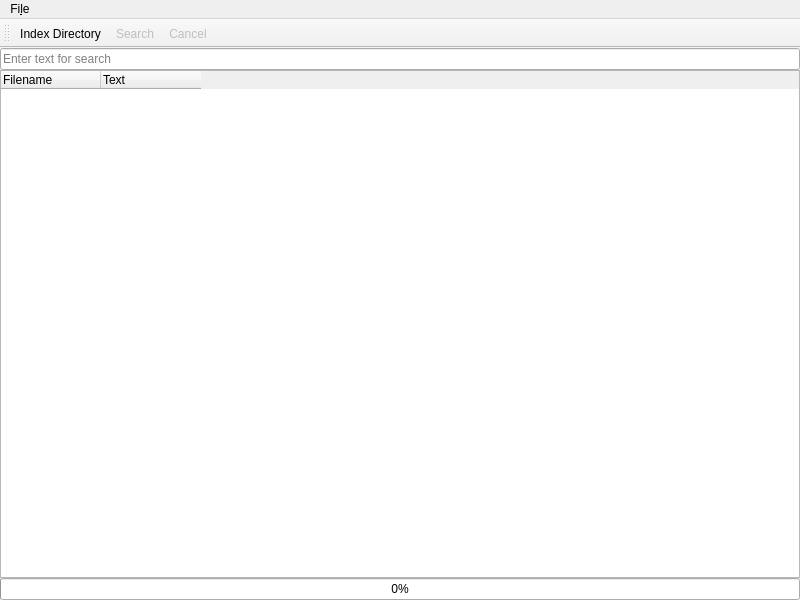
<?xml version="1.0" encoding="UTF-8"?>
<ui version="4.0">
 <class>MainWindow</class>
 <widget class="QMainWindow" name="MainWindow">
  <property name="geometry">
   <rect>
    <x>0</x>
    <y>0</y>
    <width>800</width>
    <height>600</height>
   </rect>
  </property>
  <property name="windowTitle">
   <string>TextFinder</string>
  </property>
  <widget class="QWidget" name="centralWidget">
   <property name="enabled">
    <bool>true</bool>
   </property>
   <property name="layoutDirection">
    <enum>Qt::LeftToRight</enum>
   </property>
   <layout class="QVBoxLayout" name="verticalLayout_2">
    <property name="spacing">
     <number>0</number>
    </property>
    <property name="leftMargin">
     <number>0</number>
    </property>
    <property name="topMargin">
     <number>0</number>
    </property>
    <property name="rightMargin">
     <number>0</number>
    </property>
    <property name="bottomMargin">
     <number>0</number>
    </property>
    <item>
     <widget class="QLineEdit" name="lineEdit">
      <property name="placeholderText">
       <string>Enter text for search</string>
      </property>
     </widget>
    </item>
    <item>
     <widget class="QTreeWidget" name="treeWidget">
      <property name="dragEnabled">
       <bool>false</bool>
      </property>
      <property name="alternatingRowColors">
       <bool>false</bool>
      </property>
      <property name="sortingEnabled">
       <bool>false</bool>
      </property>
      <property name="animated">
       <bool>true</bool>
      </property>
      <attribute name="headerCascadingSectionResizes">
       <bool>false</bool>
      </attribute>
      <attribute name="headerMinimumSectionSize">
       <number>100</number>
      </attribute>
      <attribute name="headerStretchLastSection">
       <bool>false</bool>
      </attribute>
      <column>
       <property name="text">
        <string>Filename</string>
       </property>
      </column>
      <column>
       <property name="text">
        <string>Text</string>
       </property>
      </column>
     </widget>
    </item>
    <item>
     <widget class="QProgressBar" name="progressBar">
      <property name="value">
       <number>0</number>
      </property>
     </widget>
    </item>
   </layout>
  </widget>
  <widget class="QMenuBar" name="menuBar">
   <property name="geometry">
    <rect>
     <x>0</x>
     <y>0</y>
     <width>800</width>
     <height>22</height>
    </rect>
   </property>
   <widget class="QMenu" name="menuFile">
    <property name="title">
     <string>Fi&amp;le</string>
    </property>
    <addaction name="actionIndex_Directory"/>
    <addaction name="actionSearch"/>
    <addaction name="actionCancel"/>
    <addaction name="separator"/>
    <addaction name="actionExit"/>
   </widget>
   <addaction name="menuFile"/>
  </widget>
  <widget class="QToolBar" name="toolBar">
   <property name="windowTitle">
    <string>toolBar</string>
   </property>
   <attribute name="toolBarArea">
    <enum>TopToolBarArea</enum>
   </attribute>
   <attribute name="toolBarBreak">
    <bool>false</bool>
   </attribute>
   <addaction name="actionIndex_Directory"/>
   <addaction name="actionSearch"/>
   <addaction name="actionCancel"/>
  </widget>
  <action name="actionIndex_Directory">
   <property name="text">
    <string>&amp;Index Directory</string>
   </property>
   <property name="toolTip">
    <string>Index Directory</string>
   </property>
  </action>
  <action name="actionExit">
   <property name="text">
    <string>&amp;Exit</string>
   </property>
  </action>
  <action name="actionCancel">
   <property name="enabled">
    <bool>false</bool>
   </property>
   <property name="text">
    <string>Cancel</string>
   </property>
   <property name="toolTip">
    <string>Cancel</string>
   </property>
   <property name="visible">
    <bool>true</bool>
   </property>
  </action>
  <action name="actionSearch">
   <property name="enabled">
    <bool>false</bool>
   </property>
   <property name="text">
    <string>Search</string>
   </property>
   <property name="toolTip">
    <string>Search</string>
   </property>
  </action>
 </widget>
 <layoutdefault spacing="6" margin="11"/>
 <resources/>
 <connections/>
</ui>
